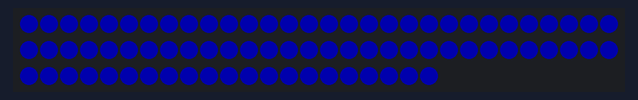
A sketch run on a simulated Arduino Uno, built with avr-gcc and run on an emulated ATmega328P. Shown: 81 RGB LEDs in strip order, left to right, continuing on the next row. Dim RGB values are drawn brighter than linear.

Above: at 0.3 s.

The sketch:

Blue_Alliance.ino
```cpp
// ArrayOfLedArrays - see https://github.com/FastLED/FastLED/wiki/Multiple-Controller-Examples for more info on
// using multiple controllers.  In this example, we're going to set up three NEOPIXEL strips on three
// different pins, each strip getting its own CRGB array to be played with, only this time they're going
// to be all parts of an array of arrays.
// Import library
#include <FastLED.h>

#define NUM_STRIPS 4
#define NUM_LEDS_PER_STRIP 81
CRGB leds[NUM_STRIPS][NUM_LEDS_PER_STRIP];
CRGB blueStrip[NUM_LEDS_PER_STRIP];


// For mirroring strips, all the "special" stuff happens just in setup.  We
// just addLeds multiple times, once for each strip
void setup() {
  FastLED.setBrightness(50);
  // tell FastLED there's 60 NEOPIXEL leds on pin 2
  FastLED.addLeds<NEOPIXEL, 12>(leds[0], NUM_LEDS_PER_STRIP);
  for(int i =0; i < NUM_LEDS_PER_STRIP; i++){
    blueStrip[i] = CRGB(0,0,255);

  }

}
void setBlue()
  {
    for(int i = 0; i < NUM_LEDS_PER_STRIP; i++) {
            // Does take RGB
            leds[0][i] = CRGB(0,0,255);
            // (85,12.7,73.7)
            FastLED.show();
        }
  }

void loop() {

    // This inner loop will go over each led in the current strip, one at a time

    setBlue();


  }
```
